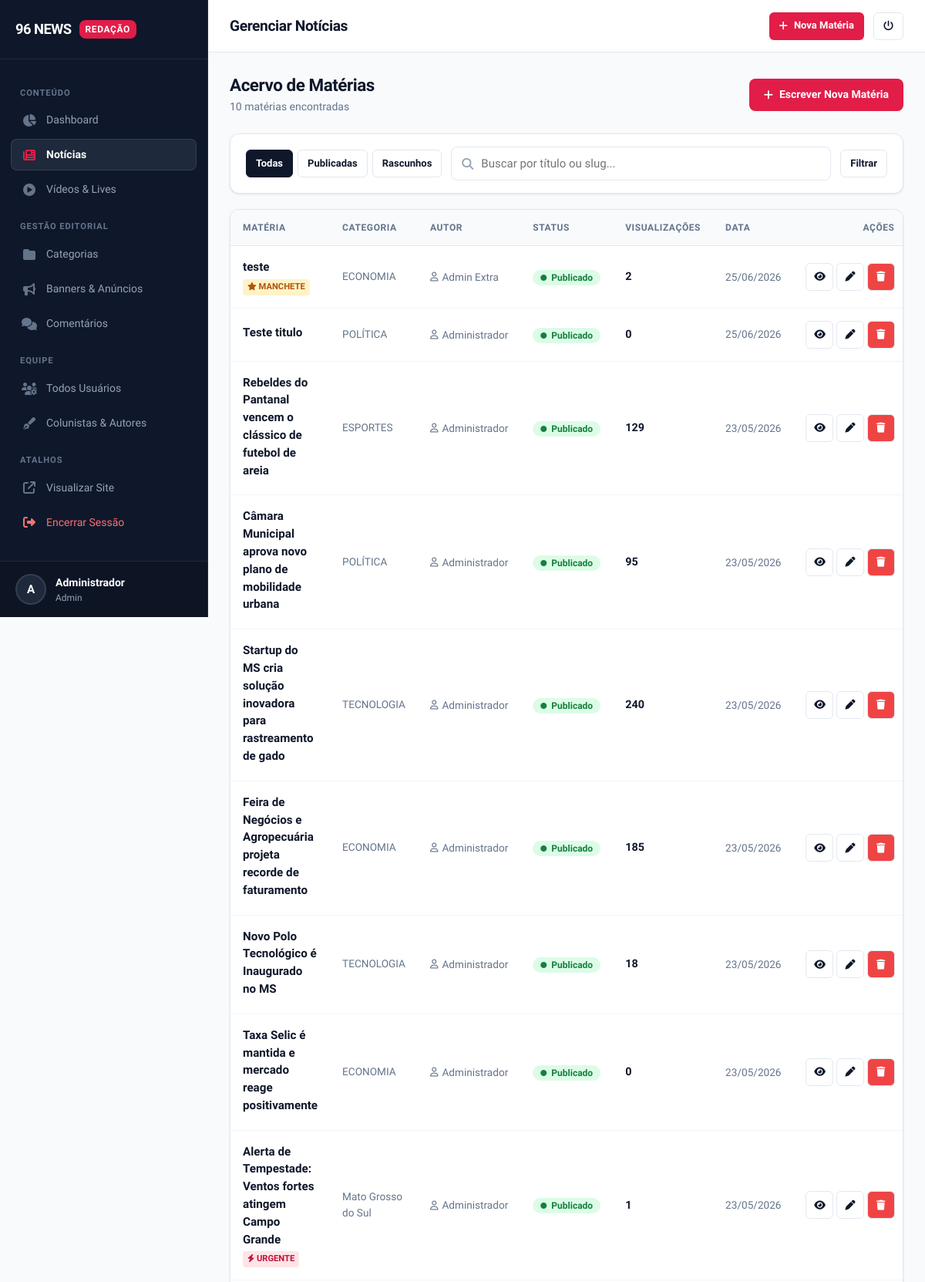
/admin/noticias.php (signed in, upper part), run on an earlier commit of the app's database.
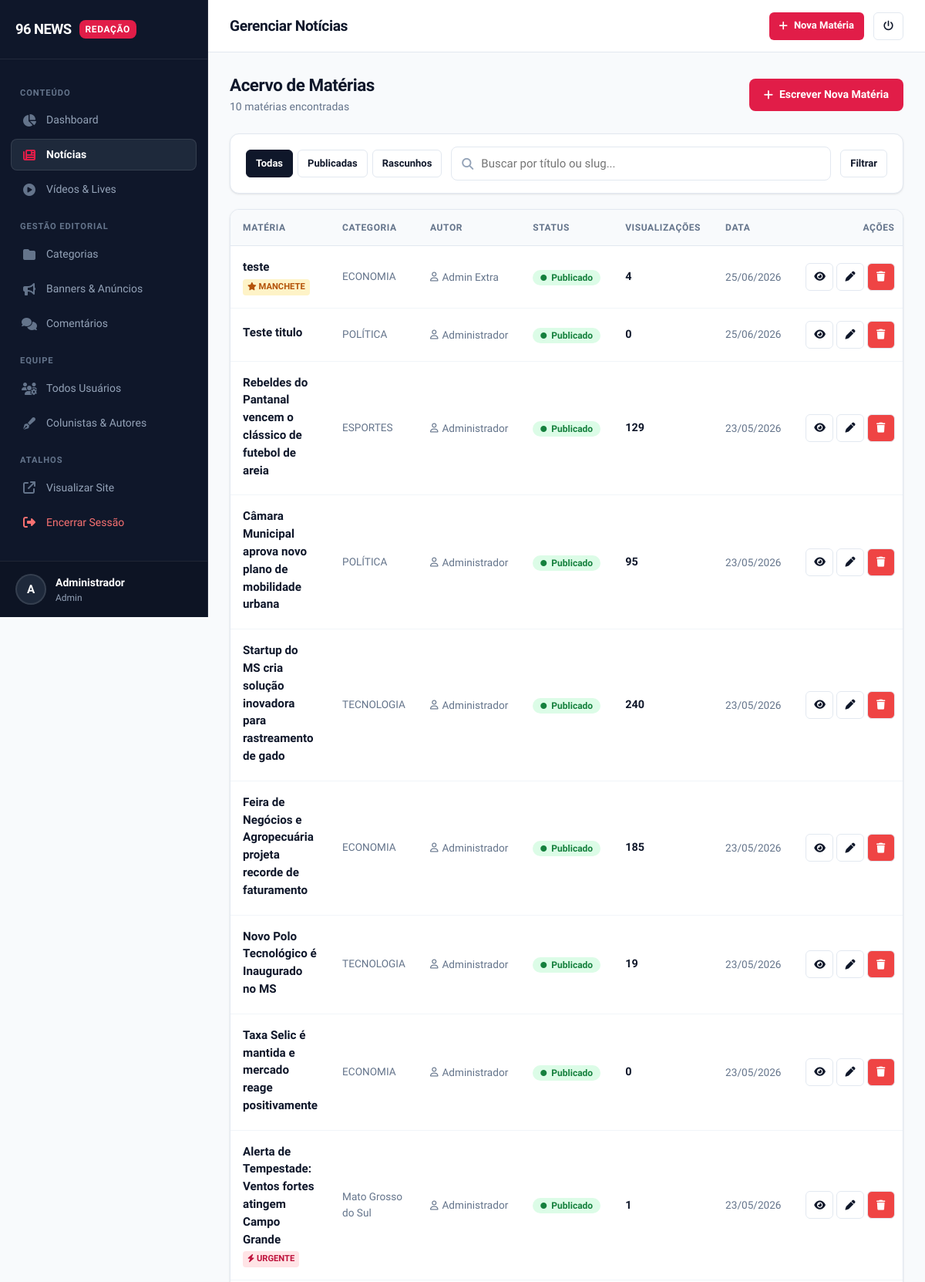
And on a later commit of the database.
### tables this page shows
CREATE TABLE "noticias" (
            id INTEGER PRIMARY KEY AUTOINCREMENT,
            titulo TEXT NOT NULL,
            subtitulo TEXT DEFAULT NULL,
            slug TEXT NOT NULL UNIQUE,
            conteudo TEXT NOT NULL,
            imagem_destacada TEXT DEFAULT NULL,
            legenda_imagem TEXT DEFAULT NULL,
            autor_id INTEGER DEFAULT NULL,
            autor_nome TEXT DEFAULT NULL,
            categoria_id INTEGER NOT NULL,
            visualizacoes INTEGER DEFAULT 0,
            status TEXT DEFAULT 'rascunho',
            destaque INTEGER DEFAULT 0,
            urgente INTEGER DEFAULT 0,
            data_agendamento DATETIME DEFAULT NULL,
            views INTEGER DEFAULT 0,
            criado_em TIMESTAMP DEFAULT CURRENT_TIMESTAMP,
            atualizado_em TIMESTAMP DEFAULT CURRENT_TIMESTAMP,
            created_at DATETIME DEFAULT CURRENT_TIMESTAMP,
            updated_at DATETIME DEFAULT CURRENT_TIMESTAMP,
            FOREIGN KEY (autor_id) REFERENCES usuarios (id) ON DELETE SET NULL,
            FOREIGN KEY (categoria_id) REFERENCES categorias (id) ON DELETE CASCADE
        );

### includes/auth.php (called while the page is built, shortened)
<?php
function isAdmin() {
    return isset($_SESSION['user_tipo']) && $_SESSION['user_tipo'] === 'admin';
}

### includes/functions.php (called while the page is built, shortened)
<?php
function escape($string) {
    return htmlspecialchars($string, ENT_QUOTES, 'UTF-8');
}
function getCsrfToken() {
    return $_SESSION['csrf_token'];
}

### admin/noticias.php (the view, shortened to what the changed rows need)
<?php
require_once __DIR__ . '/../includes/functions.php';
require_once __DIR__ . '/../includes/auth.php';
$pdo = Database::getInstance();
$whereClauses = [];
$params = [];
$whereSql = !empty($whereClauses) ? "WHERE " . implode(' AND ', $whereClauses) : "";
$page = isset($_GET['p']) ? max(1, (int)$_GET['p']) : 1;
$limit = 15;
$offset = ($page - 1) * $limit;
$query = "SELECT n.id, n.titulo, n.slug, n.status, n.visualizacoes, n.criado_em, n.destaque, n.urgente,
                 COALESCE(c.nome, 'Sem Categoria') as categoria,
                 COALESCE(u.nome, n.autor_nome, 'Redação') as autor_nome
          FROM noticias n
          LEFT JOIN categorias c ON n.categoria_id = c.id
          LEFT JOIN usuarios u ON n.autor_id = u.id
          $whereSql
          ORDER BY n.criado_em DESC LIMIT $limit OFFSET $offset";
$stmt = $pdo->prepare($query);
$stmt->execute($params);
$noticias = $stmt->fetchAll(PDO::FETCH_ASSOC);
require_once __DIR__ . '/includes/header.php';
?>
<div style="display: flex; justify-content: space-between; align-items: center; margin-bottom: 24px; flex-wrap: wrap; gap: 16px;">
    <div>
        <h2 style="font-size: 1.4rem; font-weight: 800; margin: 0; color: var(--adm-text-main);">
            <?= isAdmin() ? 'Acervo de Matérias' : 'Minhas matérias' ?>
        </h2>
    </div>
</div>
<div class="card" style="padding: 0; overflow: hidden;">
    <div class="table-responsive">
        <table>
            <thead>
                <tr>
                    <th style="width: 42%;">Matéria</th>
                    <th>Categoria</th>
                    <th>Autor</th>
                    <th>Status</th>
                    <th>Visualizações</th>
                    <th>Data</th>
                    <th style="text-align: right;">Ações</th>
                </tr>
            </thead>
            <tbody>
                <?php if (empty($noticias)): ?>
                <tr>
                    <td colspan="7" style="text-align: center; padding: 50px 20px; color: var(--adm-text-muted);">
                        <i class="fas fa-search" style="font-size: 2.2rem; display: block; margin-bottom: 12px; color: var(--adm-text-light);"></i>
                        Nenhuma matéria encontrada com os filtros selecionados.
                    </td>
                </tr>
                <?php else: ?>
                    <?php foreach ($noticias as $item): ?>
                    <tr>
                        <td>
                            <div style="font-weight: 600; font-size: 0.95rem; margin-bottom: 4px;">
                                <a href="noticia_form.php?id=<?= $item['id'] ?>" style="color: var(--adm-text-main);">
                                    <?= escape($item['titulo']) ?>
                                </a>
                            </div>
                            <div style="display: flex; gap: 6px; flex-wrap: wrap; align-items: center;">
                                <?php if ($item['destaque']): ?>
                                    <span style="font-size: 0.7rem; font-weight: 700; color: #b45309; background: #fef3c7; padding: 2px 6px; border-radius: 4px;">
                                        <i class="fas fa-star" style="font-size: 0.65rem;"></i> MANCHETE
                                    </span>
                                <?php endif; ?>
                            </div>
                        </td>
                        <td>
                            <span style="font-size: 0.85rem; font-weight: 500; color: var(--adm-text-muted);">
                                <?= escape($item['categoria']) ?>
                            </span>
                        </td>
                        <td>
                            <span style="font-size: 0.85rem; color: var(--adm-text-muted); display: inline-flex; align-items: center; gap: 5px;">
                                <i class="far fa-user" style="font-size: 0.75rem;"></i> <?= escape($item['autor_nome']) ?>
                            </span>
                        </td>
                        <td>
                            <?php if ($item['status'] === 'publicado'): ?>
                                <span class="badge badge-success">
                                    <i class="fas fa-circle" style="font-size: 0.5rem;"></i> Publicado
                                </span>
                            <?php else: ?>
                                <span class="badge badge-warning">
                                    <i class="fas fa-circle" style="font-size: 0.5rem;"></i> Rascunho
                                </span>
                            <?php endif; ?>
                        </td>
                        <td style="font-weight: 600; color: var(--adm-text-main);">
                            <?= number_format($item['visualizacoes'] ?? 0, 0, ',', '.') ?>
                        </td>
                        <td style="font-size: 0.85rem; color: var(--adm-text-muted); white-space: nowrap;">
                            <?= date('d/m/Y', strtotime($item['criado_em'])) ?>
                        </td>
                        <td style="text-align: right; white-space: nowrap;">
                            <a href="<?= BASE_URL ?>/noticia/<?= escape($item['slug']) ?>" target="_blank" class="btn btn-sm btn-outline btn-icon" title="Ver no Portal">
                                <i class="fas fa-eye"></i>
                            </a>
                            <a href="noticia_form.php?id=<?= $item['id'] ?>" class="btn btn-sm btn-outline btn-icon" title="Editar">
                                <i class="fas fa-pen"></i>
                            </a>
                            <?php if (isAdmin()): ?><a href="noticias.php?delete=<?= $item['id'] ?>&token=<?= getCsrfToken() ?>" class="btn btn-sm btn-outline btn-icon btn-danger" onclick="return confirm('Tem certeza que deseja excluir esta matéria? Ela será removida permanentemente do portal.')" title="Excluir">
                                <i class="fas fa-trash"></i>
                            </a><?php endif; ?>
                        </td>
                    </tr>
                    <?php endforeach; ?>
                <?php endif; ?>
            </tbody>
        </table>
    </div>
</div>
<?php require_once __DIR__ . '/includes/footer.php'; ?>

What changed in the data, as far as the page shows it:
changed noticias "teste": visualizacoes "2" → "4"
changed noticias "Novo Polo Tecnológico é Inaugurado no MS": visualizacoes "18" → "19"
